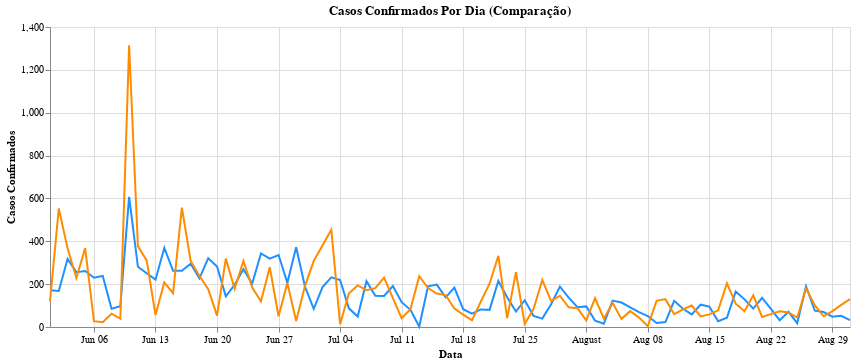

Write notebook code for a chart like this one.
### Markdown cell above
# Comparando os dados Federais e Municipais

### Code cell
graph_comp_casosPorDia = graph_df_casosPorDia + graph_dm_casosPorDia
graph_comp_casosPorDia.properties(
    title='Casos Confirmados Por Dia (Comparação)'
)

### Figure 1 — Vega-Lite specification as saved in the notebook (floating-point values rounded to 4 significant figures)
{"config": {"view": {"continuousWidth": 400, "continuousHeight": 300}}, "layer": [{"data": {"name": "data-d5e6717e4374ac02fe77e35c38ad1ac2"}, "mark": "line", "encoding": {"color": {"value": "dodgerblue"}, "x": {"type": "temporal", "field": "data", "title": "Data"}, "y": {"type": "quantitative", "field": "casos_confirmados", "title": "Casos Confirmados"}}, "title": "Casos Confirmados por Dia (Base Federal)", "width": 800}, {"data": {"name": "data-cf5ddfb61f08b0d6ca7df7ae03d4128f"}, "mark": "line", "encoding": {"color": {"value": "darkorange"}, "x": {"type": "temporal", "field": "data", "title": "Data"}, "y": {"type": "quantitative", "field": "casos_confirmados", "title": "Casos Confirmados"}}, "title": "Casos Confirmados por Dia (Base Municipal)", "width": 800}], "title": "Casos Confirmados Por Dia (Comparação)", "$schema": "https://vega.github.io/schema/vega-lite/v4.8.1.json", "datasets": {"data-d5e6717e4374ac02fe77e35c38ad1ac2": [{"data": "2021-06-01", "casos_confirmados": 171, "media_movel": null}, {"data": "2021-06-02", "casos_confirmados": 168, "media_movel": null}, {"data": "2021-06-03", "casos_confirmados": 318, "media_movel": null}, {"data": "2021-06-04", "casos_confirmados": 256, "media_movel": null}, {"data": "2021-06-05", "casos_confirmados": 261, "media_movel": null}, {"data": "2021-06-06", "casos_confirmados": 230, "media_movel": null}, {"data": "2021-06-07", "casos_confirmados": 238, "media_movel": 234.6}, {"data": "2021-06-08", "casos_confirmados": 85, "media_movel": 222.3}, {"data": "2021-06-09", "casos_confirmados": 97, "media_movel": 212.1}, {"data": "2021-06-10", "casos_confirmados": 607, "media_movel": 253.4}, {"data": "2021-06-11", "casos_confirmados": 281, "media_movel": 257.0}, {"data": "2021-06-12", "casos_confirmados": 251, "media_movel": 255.6}, {"data": "2021-06-13", "casos_confirmados": 221, "media_movel": 254.3}, {"data": "2021-06-14", "casos_confirmados": 369, "media_movel": 273.0}, {"data": "2021-06-15", "casos_confirmados": 262, "media_movel": 298.3}, {"data": "2021-06-16", "casos_confirmados": 262, "media_movel": 321.9}, {"data": "2021-06-17", "casos_confirmados": 295, "media_movel": 277.3}, {"data": "2021-06-18", "casos_confirmados": 227, "media_movel": 269.6}, {"data": "2021-06-19", "casos_confirmados": 321, "media_movel": 279.6}, {"data": "2021-06-20", "casos_confirmados": 282, "media_movel": 288.3}, {"data": "2021-06-21", "casos_confirmados": 143, "media_movel": 256.0}, {"data": "2021-06-22", "casos_confirmados": 197, "media_movel": 246.7}, {"data": "2021-06-23", "casos_confirmados": 270, "media_movel": 247.9}, {"data": "2021-06-24", "casos_confirmados": 203, "media_movel": 234.7}, {"data": "2021-06-25", "casos_confirmados": 343, "media_movel": 251.3}, {"data": "2021-06-26", "casos_confirmados": 319, "media_movel": 251.0}, {"data": "2021-06-27", "casos_confirmados": 336, "media_movel": 258.7}, {"data": "2021-06-28", "casos_confirmados": 206, "media_movel": 267.7}, {"data": "2021-06-29", "casos_confirmados": 372, "media_movel": 292.7}, {"data": "2021-06-30", "casos_confirmados": 189, "media_movel": 281.1}, {"data": "2021-07-01", "casos_confirmados": 85, "media_movel": 264.3}, {"data": "2021-07-02", "casos_confirmados": 186, "media_movel": 241.9}, {"data": "2021-07-03", "casos_confirmados": 232, "media_movel": 229.4}, {"data": "2021-07-04", "casos_confirmados": 219, "media_movel": 212.7}, {"data": "2021-07-05", "casos_confirmados": 87, "media_movel": 195.7}, {"data": "2021-07-06", "casos_confirmados": 49, "media_movel": 149.6}, {"data": "2021-07-07", "casos_confirmados": 214, "media_movel": 153.1}, {"data": "2021-07-08", "casos_confirmados": 146, "media_movel": 161.9}, {"data": "2021-07-09", "casos_confirmados": 145, "media_movel": 156.0}, {"data": "2021-07-10", "casos_confirmados": 191, "media_movel": 150.1}, {"data": "2021-07-11", "casos_confirmados": 116, "media_movel": 135.4}, {"data": "2021-07-12", "casos_confirmados": 80, "media_movel": 134.4}, {"data": "2021-07-13", "casos_confirmados": 2, "media_movel": 127.7}, {"data": "2021-07-14", "casos_confirmados": 190, "media_movel": 124.3}, {"data": "2021-07-15", "casos_confirmados": 198, "media_movel": 131.7}, {"data": "2021-07-16", "casos_confirmados": 138, "media_movel": 130.7}, {"data": "2021-07-17", "casos_confirmados": 184, "media_movel": 129.7}, {"data": "2021-07-18", "casos_confirmados": 83, "media_movel": 125.0}, {"data": "2021-07-19", "casos_confirmados": 62, "media_movel": 122.4}, {"data": "2021-07-20", "casos_confirmados": 82, "media_movel": 133.9}, {"data": "2021-07-21", "casos_confirmados": 80, "media_movel": 118.1}, {"data": "2021-07-22", "casos_confirmados": 215, "media_movel": 120.6}, {"data": "2021-07-23", "casos_confirmados": 139, "media_movel": 120.7}, {"data": "2021-07-24", "casos_confirmados": 72, "media_movel": 104.7}, {"data": "2021-07-25", "casos_confirmados": 125, "media_movel": 110.7}, {"data": "2021-07-26", "casos_confirmados": 52, "media_movel": 109.3}, {"data": "2021-07-27", "casos_confirmados": 39, "media_movel": 103.1}, {"data": "2021-07-28", "casos_confirmados": 106, "media_movel": 106.9}, {"data": "2021-07-29", "casos_confirmados": 189, "media_movel": 103.1}, {"data": "2021-07-30", "casos_confirmados": 137, "media_movel": 102.9}, {"data": "2021-07-31", "casos_confirmados": 92, "media_movel": 105.7}, {"data": "2021-08-01", "casos_confirmados": 96, "media_movel": 101.6}, {"data": "2021-08-02", "casos_confirmados": 30, "media_movel": 98.43}, {"data": "2021-08-03", "casos_confirmados": 15, "media_movel": 95.0}, {"data": "2021-08-04", "casos_confirmados": 123, "media_movel": 97.43}, {"data": "2021-08-05", "casos_confirmados": 114, "media_movel": 86.71}, {"data": "2021-08-06", "casos_confirmados": 92, "media_movel": 80.29}, {"data": "2021-08-07", "casos_confirmados": 69, "media_movel": 77.0}, {"data": "2021-08-08", "casos_confirmados": 51, "media_movel": 70.57}, {"data": "2021-08-09", "casos_confirmados": 19, "media_movel": 69.0}, {"data": "2021-08-10", "casos_confirmados": 23, "media_movel": 70.14}, {"data": "2021-08-11", "casos_confirmados": 122, "media_movel": 70.0}, {"data": "2021-08-12", "casos_confirmados": 85, "media_movel": 65.86}, {"data": "2021-08-13", "casos_confirmados": 59, "media_movel": 61.14}, {"data": "2021-08-14", "casos_confirmados": 104, "media_movel": 66.14}, {"data": "2021-08-15", "casos_confirmados": 95, "media_movel": 72.43}, {"data": "2021-08-16", "casos_confirmados": 27, "media_movel": 73.57}, {"data": "2021-08-17", "casos_confirmados": 43, "media_movel": 76.43}, {"data": "2021-08-18", "casos_confirmados": 166, "media_movel": 82.71}, {"data": "2021-08-19", "casos_confirmados": 129, "media_movel": 89.0}, {"data": "2021-08-20", "casos_confirmados": 86, "media_movel": 92.86}, {"data": "2021-08-21", "casos_confirmados": 136, "media_movel": 97.43}, {"data": "2021-08-22", "casos_confirmados": 85, "media_movel": 96.0}, {"data": "2021-08-23", "casos_confirmados": 32, "media_movel": 96.71}, {"data": "2021-08-24", "casos_confirmados": 71, "media_movel": 100.7}, {"data": "2021-08-25", "casos_confirmados": 18, "media_movel": 79.57}, {"data": "2021-08-26", "casos_confirmados": 190, "media_movel": 88.29}, {"data": "2021-08-27", "casos_confirmados": 76, "media_movel": 86.86}, {"data": "2021-08-28", "casos_confirmados": 70, "media_movel": 77.43}, {"data": "2021-08-29", "casos_confirmados": 48, "media_movel": 72.14}, {"data": "2021-08-30", "casos_confirmados": 52, "media_movel": 75.0}, {"data": "2021-08-31", "casos_confirmados": 32, "media_movel": 69.43}], "data-cf5ddfb61f08b0d6ca7df7ae03d4128f": [{"data": "2021-06-01", "casos_confirmados": 120, "media_movel": null}, {"data": "2021-06-02", "casos_confirmados": 553, "media_movel": null}, {"data": "2021-06-03", "casos_confirmados": 367, "media_movel": null}, {"data": "2021-06-04", "casos_confirmados": 229, "media_movel": null}, {"data": "2021-06-05", "casos_confirmados": 368, "media_movel": null}, {"data": "2021-06-06", "casos_confirmados": 27, "media_movel": null}, {"data": "2021-06-07", "casos_confirmados": 22, "media_movel": 240.9}, {"data": "2021-06-08", "casos_confirmados": 62, "media_movel": 232.6}, {"data": "2021-06-09", "casos_confirmados": 39, "media_movel": 159.1}, {"data": "2021-06-10", "casos_confirmados": 1315, "media_movel": 294.6}, {"data": "2021-06-11", "casos_confirmados": 377, "media_movel": 315.7}, {"data": "2021-06-12", "casos_confirmados": 311, "media_movel": 307.6}, {"data": "2021-06-13", "casos_confirmados": 56, "media_movel": 311.7}, {"data": "2021-06-14", "casos_confirmados": 208, "media_movel": 338.3}, {"data": "2021-06-15", "casos_confirmados": 158, "media_movel": 352.0}, {"data": "2021-06-16", "casos_confirmados": 557, "media_movel": 426.0}, {"data": "2021-06-17", "casos_confirmados": 308, "media_movel": 282.1}, {"data": "2021-06-18", "casos_confirmados": 238, "media_movel": 262.3}, {"data": "2021-06-19", "casos_confirmados": 176, "media_movel": 243.0}, {"data": "2021-06-20", "casos_confirmados": 53, "media_movel": 242.6}, {"data": "2021-06-21", "casos_confirmados": 319, "media_movel": 258.4}, {"data": "2021-06-22", "casos_confirmados": 178, "media_movel": 261.3}, {"data": "2021-06-23", "casos_confirmados": 308, "media_movel": 225.7}, {"data": "2021-06-24", "casos_confirmados": 184, "media_movel": 208.0}, {"data": "2021-06-25", "casos_confirmados": 120, "media_movel": 191.1}, {"data": "2021-06-26", "casos_confirmados": 279, "media_movel": 205.9}, {"data": "2021-06-27", "casos_confirmados": 50, "media_movel": 205.4}, {"data": "2021-06-28", "casos_confirmados": 205, "media_movel": 189.1}, {"data": "2021-06-29", "casos_confirmados": 28, "media_movel": 167.7}, {"data": "2021-06-30", "casos_confirmados": 191, "media_movel": 151.0}, {"data": "2021-07-01", "casos_confirmados": 308, "media_movel": 168.7}, {"data": "2021-07-03", "casos_confirmados": 454, "media_movel": 216.4}, {"data": "2021-07-04", "casos_confirmados": 13, "media_movel": 178.4}, {"data": "2021-07-05", "casos_confirmados": 157, "media_movel": 193.7}, {"data": "2021-07-06", "casos_confirmados": 194, "media_movel": 192.1}, {"data": "2021-07-07", "casos_confirmados": 172, "media_movel": 212.7}, {"data": "2021-07-08", "casos_confirmados": 181, "media_movel": 211.3}, {"data": "2021-07-09", "casos_confirmados": 230, "media_movel": 200.1}, {"data": "2021-07-10", "casos_confirmados": 135, "media_movel": 154.6}, {"data": "2021-07-11", "casos_confirmados": 41, "media_movel": 158.6}, {"data": "2021-07-12", "casos_confirmados": 83, "media_movel": 148.0}, {"data": "2021-07-13", "casos_confirmados": 237, "media_movel": 154.1}, {"data": "2021-07-14", "casos_confirmados": 182, "media_movel": 155.6}, {"data": "2021-07-15", "casos_confirmados": 156, "media_movel": 152.0}, {"data": "2021-07-16", "casos_confirmados": 149, "media_movel": 140.4}, {"data": "2021-07-17", "casos_confirmados": 86, "media_movel": 133.4}, {"data": "2021-07-18", "casos_confirmados": 58, "media_movel": 135.9}, {"data": "2021-07-19", "casos_confirmados": 31, "media_movel": 128.4}, {"data": "2021-07-20", "casos_confirmados": 118, "media_movel": 111.4}, {"data": "2021-07-21", "casos_confirmados": 202, "media_movel": 114.3}, {"data": "2021-07-22", "casos_confirmados": 332, "media_movel": 139.4}, {"data": "2021-07-23", "casos_confirmados": 41, "media_movel": 124.0}, {"data": "2021-07-24", "casos_confirmados": 256, "media_movel": 148.3}, {"data": "2021-07-25", "casos_confirmados": 15, "media_movel": 142.1}, {"data": "2021-07-26", "casos_confirmados": 84, "media_movel": 149.7}, {"data": "2021-07-27", "casos_confirmados": 219, "media_movel": 164.1}, {"data": "2021-07-28", "casos_confirmados": 121, "media_movel": 152.6}, {"data": "2021-07-29", "casos_confirmados": 146, "media_movel": 126.0}, {"data": "2021-07-30", "casos_confirmados": 92, "media_movel": 133.3}, {"data": "2021-07-31", "casos_confirmados": 88, "media_movel": 109.3}, {"data": "2021-08-01", "casos_confirmados": 31, "media_movel": 111.6}, {"data": "2021-08-02", "casos_confirmados": 135, "media_movel": 118.9}, {"data": "2021-08-03", "casos_confirmados": 39, "media_movel": 93.14}, {"data": "2021-08-04", "casos_confirmados": 113, "media_movel": 92.0}, {"data": "2021-08-05", "casos_confirmados": 38, "media_movel": 76.57}, {"data": "2021-08-06", "casos_confirmados": 74, "media_movel": 74.0}, {"data": "2021-08-07", "casos_confirmados": 44, "media_movel": 67.71}, {"data": "2021-08-08", "casos_confirmados": 4, "media_movel": 63.86}, {"data": "2021-08-09", "casos_confirmados": 122, "media_movel": 62.0}, {"data": "2021-08-10", "casos_confirmados": 130, "media_movel": 75.0}, {"data": "2021-08-11", "casos_confirmados": 60, "media_movel": 67.43}, {"data": "2021-08-12", "casos_confirmados": 82, "media_movel": 73.71}, {"data": "2021-08-13", "casos_confirmados": 100, "media_movel": 77.43}, {"data": "2021-08-14", "casos_confirmados": 49, "media_movel": 78.14}, {"data": "2021-08-15", "casos_confirmados": 59, "media_movel": 86.0}, {"data": "2021-08-16", "casos_confirmados": 78, "media_movel": 79.71}, {"data": "2021-08-17", "casos_confirmados": 204, "media_movel": 90.29}, {"data": "2021-08-18", "casos_confirmados": 109, "media_movel": 97.29}, {"data": "2021-08-19", "casos_confirmados": 74, "media_movel": 96.14}, {"data": "2021-08-20", "casos_confirmados": 148, "media_movel": 103.0}, {"data": "2021-08-21", "casos_confirmados": 47, "media_movel": 102.7}, {"data": "2021-08-22", "casos_confirmados": 60, "media_movel": 102.9}, {"data": "2021-08-23", "casos_confirmados": 73, "media_movel": 102.1}, {"data": "2021-08-24", "casos_confirmados": 68, "media_movel": 82.71}, {"data": "2021-08-25", "casos_confirmados": 44, "media_movel": 73.43}, {"data": "2021-08-26", "casos_confirmados": 180, "media_movel": 88.57}, {"data": "2021-08-27", "casos_confirmados": 101, "media_movel": 81.86}, {"data": "2021-08-28", "casos_confirmados": 50, "media_movel": 82.29}, {"data": "2021-08-29", "casos_confirmados": 74, "media_movel": 84.29}, {"data": "2021-08-30", "casos_confirmados": 103, "media_movel": 88.57}, {"data": "2021-08-31", "casos_confirmados": 130, "media_movel": 97.43}]}}
